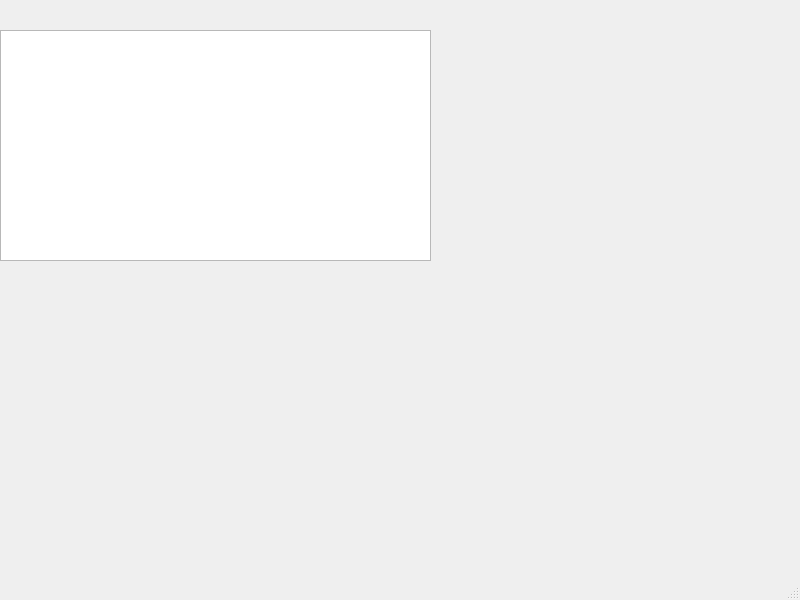
<?xml version="1.0" encoding="UTF-8"?>
<ui version="4.0">
 <class>MainWindow</class>
 <widget class="QMainWindow" name="MainWindow">
  <property name="geometry">
   <rect>
    <x>0</x>
    <y>0</y>
    <width>800</width>
    <height>600</height>
   </rect>
  </property>
  <property name="windowTitle">
   <string>MainWindow</string>
  </property>
  <widget class="QWidget" name="centralwidget">
   <widget class="QTextEdit" name="textEdit">
    <property name="geometry">
     <rect>
      <x>0</x>
      <y>30</y>
      <width>431</width>
      <height>231</height>
     </rect>
    </property>
   </widget>
  </widget>
  <widget class="QMenuBar" name="menubar">
   <property name="geometry">
    <rect>
     <x>0</x>
     <y>0</y>
     <width>800</width>
     <height>22</height>
    </rect>
   </property>
  </widget>
  <widget class="QStatusBar" name="statusbar"/>
 </widget>
 <resources/>
 <connections/>
</ui>
